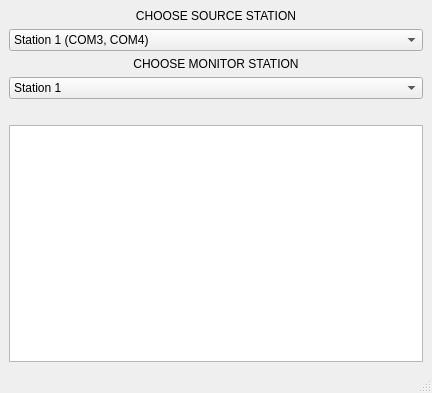
<?xml version="1.0" encoding="UTF-8"?>
<ui version="4.0">
 <class>MainWindow</class>
 <widget class="QMainWindow" name="MainWindow">
  <property name="enabled">
   <bool>true</bool>
  </property>
  <property name="geometry">
   <rect>
    <x>0</x>
    <y>0</y>
    <width>432</width>
    <height>393</height>
   </rect>
  </property>
  <property name="minimumSize">
   <size>
    <width>380</width>
    <height>300</height>
   </size>
  </property>
  <property name="windowTitle">
   <string>MainWindow</string>
  </property>
  <widget class="QWidget" name="centralwidget">
   <layout class="QVBoxLayout" name="verticalLayout">
    <item>
     <widget class="QLabel" name="label_2">
      <property name="text">
       <string>CHOOSE SOURCE STATION</string>
      </property>
      <property name="alignment">
       <set>Qt::AlignCenter</set>
      </property>
     </widget>
    </item>
    <item>
     <widget class="QComboBox" name="destStation">
      <item>
       <property name="text">
        <string>Station 1 (COM3, COM4)</string>
       </property>
      </item>
      <item>
       <property name="text">
        <string>Station 2 (COM5, COM6)</string>
       </property>
      </item>
      <item>
       <property name="text">
        <string>Station 3 (COM7, COM8)</string>
       </property>
      </item>
     </widget>
    </item>
    <item>
     <widget class="QLabel" name="label_3">
      <property name="text">
       <string>CHOOSE MONITOR STATION</string>
      </property>
      <property name="alignment">
       <set>Qt::AlignCenter</set>
      </property>
     </widget>
    </item>
    <item>
     <widget class="QComboBox" name="monitorStation">
      <item>
       <property name="text">
        <string>Station 1</string>
       </property>
      </item>
      <item>
       <property name="text">
        <string>Station 2</string>
       </property>
      </item>
      <item>
       <property name="text">
        <string>Station 3</string>
       </property>
      </item>
     </widget>
    </item>
    <item>
     <widget class="QLabel" name="label">
      <property name="text">
       <string/>
      </property>
     </widget>
    </item>
    <item>
     <widget class="QListWidget" name="infoList"/>
    </item>
   </layout>
  </widget>
  <widget class="QMenuBar" name="menubar">
   <property name="geometry">
    <rect>
     <x>0</x>
     <y>0</y>
     <width>432</width>
     <height>21</height>
    </rect>
   </property>
  </widget>
  <widget class="QStatusBar" name="statusbar"/>
 </widget>
 <resources/>
 <connections/>
</ui>
